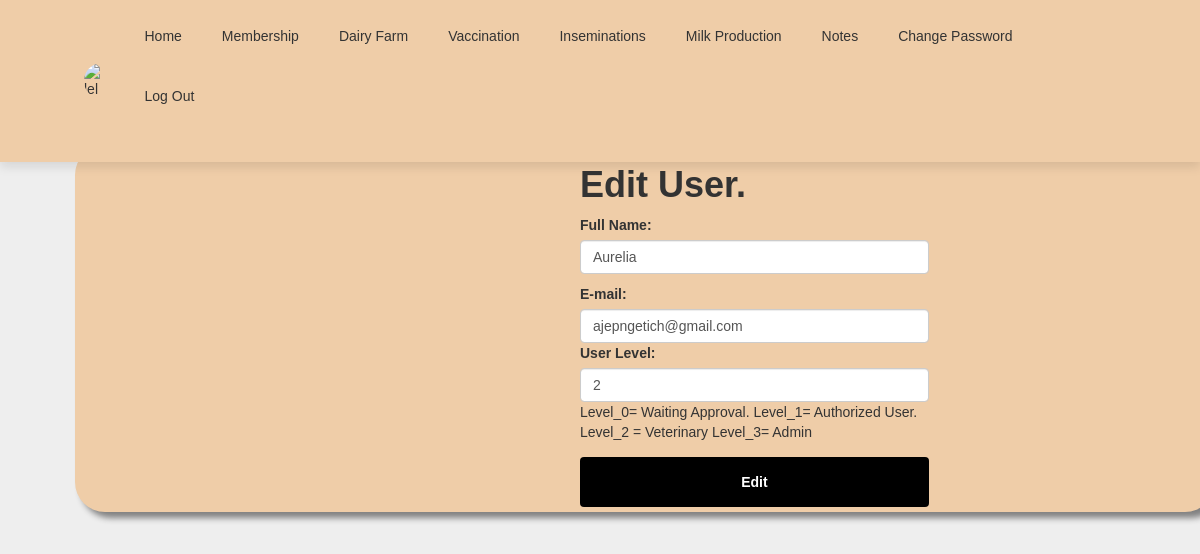
The app's page /edit_family_member.php?id=115 (signed in) with its own data.
### tables this page shows
CREATE TABLE `family_members` (
  `member_id` int(50) UNSIGNED NOT NULL,
  `first_name` varchar(60) NOT NULL,
  `last_name` varchar(60) NOT NULL,
  `gender` varchar(60) NOT NULL,
  `email` varchar(60) NOT NULL,
  `password` char(60) NOT NULL,
  `relationship` varchar(50) DEFAULT NULL,
  `profile_photo` varchar(300) DEFAULT NULL,
  `registration_date` timestamp NOT NULL DEFAULT current_timestamp(),
  `user_level` int(10) NOT NULL
);

### edit_family_member.php (the view, shortened to what this page needs)
<!DOCTYPE html>
<html lang="en">
  <head>
 <link rel="stylesheet"
 href="https://stackpath.bootstrapcdn.com/bootstrap/4.1.0/css/bootstrap.min.css"
>
<link rel="stylesheet" href="https://maxcdn.bootstrapcdn.com/bootstrap/3.4.1/css/bootstrap.min.css">
<link rel="stylesheet" href="https://cdnjs.cloudflare.com/ajax/libs/animate.css/3.7.2/animate.min.css">
</head>
<body style="background-color:#EEE;">
  <header>
    <?php include('header.php'); ?>
</header>
<div class="container" style="margin-top:130px;">
<?php
 try
 {
 if ( (isset($_GET['id'])) && (is_numeric($_GET['id'])) ) {
 $id = htmlspecialchars($_GET['id'], ENT_QUOTES);
 } elseif ( (isset($_POST['id'])) && (is_numeric($_POST['id'])) ) {
 $id = htmlspecialchars($_POST['id'], ENT_QUOTES);
 } else {
 echo '<p class="text-center">This page has been accessed in error.</p>';
 include ('footer.php');
 exit();
 }
require ('mysqli_connect.php');
 $q = mysqli_stmt_init($dbcon);
 $query = "SELECT first_name, email, user_level FROM family_members WHERE member_id=?";
 mysqli_stmt_prepare($q, $query);
 mysqli_stmt_bind_param($q, 'i', $id);
 mysqli_stmt_execute($q);
 $result = mysqli_stmt_get_result($q);
 $row = mysqli_fetch_array($result, MYSQLI_NUM);
 if (mysqli_num_rows($result) == 1) {
?>
<section class="Form my-4 mx-5" style="margin-top:80px;">
<div class="container">
<div class="row no-gutters">
<div class="col-lg-5">
</div>
<div class="col-lg-7 px-5">
<h1 class="font-weight-bold ">Edit User.</h1>
<form action="edit_family_member.php" enctype="multipart/form-data" method="post"
 name="editform" id="editform">
 <div class="form-row">
<div class="col-lg-7">
<label for="first_name">
 Full Name:</label><br>
 <input type="text" class="form-control" id="first_name" name="first_name"
 placeholder="First Name" maxlength="30" required
 value="<?php echo htmlspecialchars($row[0], ENT_QUOTES); ?>" ></p>
</div>
</div>
<div class="form-row">
<div class="col-lg-7">
<label for="email">E-mail:</label><br>
 <input type="email" class="form-control" id="email" name="email"
placeholder="E-mail" maxlength="60" required
 value="<?php echo htmlspecialchars($row[1], ENT_QUOTES); ?>">
</div>
</div>
<div class="form-row">
<div class="col-lg-7">
<label for="user_level">
 User Level:</label><br>
 <input type="number" min= "0" max="3" class="form-control" id="user_level" name="user_level"
 placeholder="User_level" maxlength="40" required
 value="<?php echo htmlspecialchars($row[2], ENT_QUOTES); ?>">
 <span id='message'> Level_0= Waiting Approval. Level_1= Authorized User. Level_2 = Veterinary Level_3= Admin</span>
 </div>
</div>
<div class="form-row">
<div class="col-lg-7">
<button type="submit" class="btn1 mt-4 mb-2">Edit</button>
</div>
</div>
</form>
</div>
</div>
</div>
</section>
</div>
<?php
 } else {
echo '<p class="text-center">This page has been accessed in error.</p>';
 }
 }
 catch(Exception $e)
 {
 }
 catch(Error $e)
 {
print "The system is currently busy. Please try later";
 }
?>
</body>
</html>

### edit_family_member.php (style rules this page uses)
* { padding: 0; margin: 0; box-sizing: border-box; }
body { background:#EEE; }
.row { background: #EFCDA8; border-radius: 30px; box-shadow: 6px 6px 6px grey; }
.btn1 { border: none; outline: none; height: 50px; width: 100%; background-color: black; color: white; border-radius: 4px; font-weight: bold; }

### header.php (style rules this page uses)
* { margin:0; padding:0; box-sizing: border-box; font-family:Arial, Helvetica; text-decoration: none; }
body { min-height: 100vh; background-size: cover; background-position:center; }
header { position: fixed; top:0px; left:0; right: 0; background:#EFCDA8; box-shadow: 0 5px 10px rgba(0,0,0,.1); padding:0px 7%; display: flex; align-items: center; justify-content: space-between; z-index: 1000; }

### records on screen
family_members: first_name "Aurelia", email "ajepngetich@gmail.com", user_level "2"
